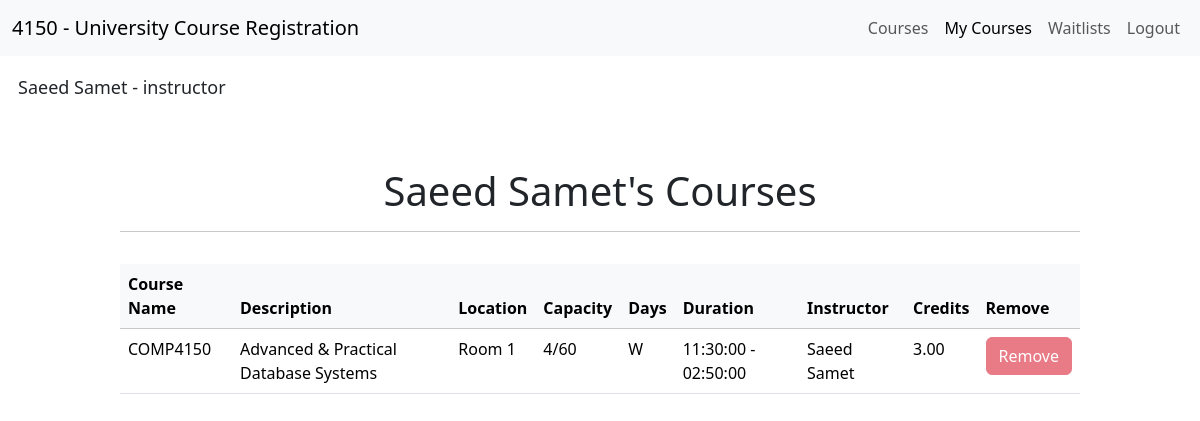
The page /mycourses.php (signed in) on the database its author committed.
### tables this page shows
CREATE TABLE IF NOT EXISTS Sections(
	section_id INT PRIMARY KEY AUTO_INCREMENT,
    instructor_id INT,
    course_id INT NOT NULL,
    location VARCHAR(100) NOT NULL,
    semester VARCHAR(10) NOT NULL CHECK (semester REGEXP '^[FSW][0-9]{4}$'),  
    capacity INT NOT NULL,
    start_time TIME NOT NULL,
    end_time TIME NOT NULL,
    days VARCHAR(3) NOT NULL,  
    FOREIGN KEY (instructor_id) REFERENCES Instructors(instructor_id) ON DELETE SET NULL,
    FOREIGN KEY (course_id) REFERENCES Courses(course_id) ON DELETE CASCADE
);

CREATE TABLE IF NOT EXISTS Courses (
    course_id INT PRIMARY KEY AUTO_INCREMENT,
    course_description VARCHAR(255) NOT NULL,
    course_name VARCHAR(100) NOT NULL UNIQUE,
    credits DECIMAL(3,2) NOT NULL CHECK(credits <= 3.00)
);

### mycourses.php (the view, shortened to what this page needs)
<?php
  require_once("./db.php");
?>
<!DOCTYPE html>
<html lang="en">
<head>
  <link href="https://cdn.jsdelivr.net/npm/bootstrap@5.3.8/dist/css/bootstrap.min.css" rel="stylesheet">
  <link rel="stylesheet" href="./css/mycourses.css">
</head>
<?php
    $user_id = $_SESSION['user_id'];
    if($_SESSION['role'] == 'student'){
        $stmt = "CALL GetCoursesByStudentID($user_id);";
        $result = $conn->query($stmt);
    }
    else if($_SESSION['role'] == 'instructor'){
        $stmt = "CALL GetCoursesByInstructorID($user_id);";
        $result = $conn->query($stmt);
    }
?>
<body>
  <?php require_once('./templates/header.php'); ?>
    <div class="name-container">
    <?php echo "<p>" . $_SESSION['first_name'] . " " . $_SESSION["last_name"] . " - " . $_SESSION['role'] . "</p>";?>
  </div>
  <div class="wrapper-container">
    <div class="title-container">
      <?php echo "<h1>" . $_SESSION['first_name'] . " " . $_SESSION['last_name'] . "'s " . " Courses";?>
      <hr>
    </div>
    <div class="table-container">
    <table class="table table-hover" id="classTable">
      <thead class="table-light">
        <tr>
          <th scope="col">Course Name</th>
          <th scope="col">Description</th>
          <th scope="col">Location</th>
          <th scope="col">Capacity</th>
          <th scope="col">Days</th>
          <th scope="col">Duration</th>
          <th scope="col">Instructor</th>
          <th scope="col">Credits</th>
          <th scope="col">Remove</th>
        </tr>
      </thead>
      <tbody>
        <?php if ($result->num_rows > 0): ?>
          <?php while ($row = $result->fetch_assoc()): ?>
              <tr>
                <td><?php echo $row['course_name']; ?></td>
                <td><?php echo $row['course_description']; ?></td>
                <td><?php echo $row['location']; ?></td>
                <td><?php echo $row['capacity']; ?></td>
                <td><?php echo $row['days']; ?></td>
                <td><?php echo $row['duration']; ?></td>
                <td><?php echo $row['instructor_name']; ?></td>
                <td><?php echo $row['credits']; ?></td>
                <td><form action="mycourses.php" method="post">
                  <button type="submit" class="btn btn-danger" <?php if($_SESSION['role'] != 'student'){echo "disabled";}?>>Remove</button>
                </form></td>
              </tr>
          <?php endwhile; ?>
        <?php else: ?>
          <tr>
              <td colspan="9" class="text-center text-danger">No class sections found.</td>
          </tr>
      <?php endif; ?>
      </tbody>
    </table>
  </div>
</div>
</body>

### css/mycourses.css (style rules this page uses)
.name-container { margin: 1em; font-size: large; }
.wrapper-container { display: flex; flex-direction: column; align-items: center; }
.title-container { width: 80%; margin-top: 3em; margin-bottom: 1em; text-align: center; }
.table-container { width: 80%; }

### rows shown on the page
sections: course.course_name "COMP4150", course.course_description "Advanced & Practical Database Systems", location "Room 1", capacity "4/60", days "W", duration "11:30:00 - 02:50:00", instructor_name "Saeed Samet", course.credits "3.00"

### other values the page prints
$_SESSION['first_name'] "Saeed"
$_SESSION["last_name"] "Samet"
$_SESSION['role'] "instructor"
$_SESSION['last_name'] "Samet"
